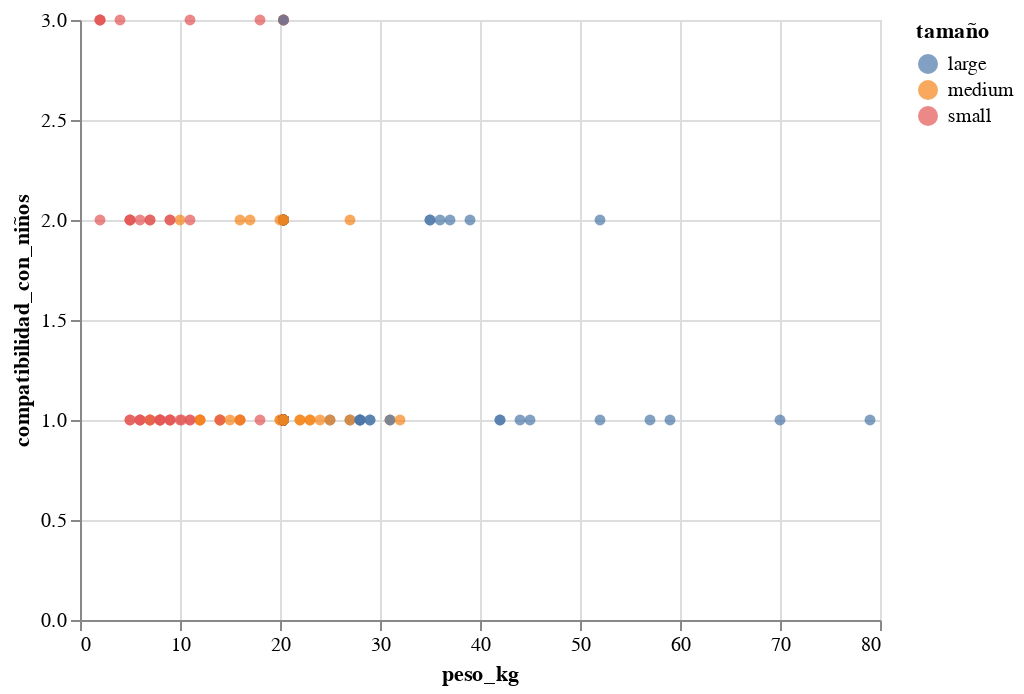

Here is the notebook cell this chart was saved with:
### Markdown cell above
### correlacion entre tamaño y compatibilidad con niños

### Code cell
alt.Chart(dogs_data).mark_circle().encode(
    x='peso_kg',
    y='compatibilidad_con_niños',
    color='tamaño'
)

### Figure 1 — Vega-Lite specification as saved in the notebook (floating-point values rounded to 4 significant figures; data arrays with more than 128 entries replaced by an {"elided": "..."} marker saying what was removed)
{"config": {"view": {"continuousWidth": 400, "continuousHeight": 300}}, "data": {"name": "data-a76be6d35b95f7521759bdfc32f4a30a"}, "mark": "circle", "encoding": {"color": {"field": "tamaño", "type": "nominal"}, "x": {"field": "peso_kg", "type": "quantitative"}, "y": {"field": "compatibilidad_con_niños", "type": "quantitative"}}, "$schema": "https://vega.github.io/schema/vega-lite/v4.17.0.json", "datasets": {"data-a76be6d35b95f7521759bdfc32f4a30a": {"elided": "172 records"}}}
